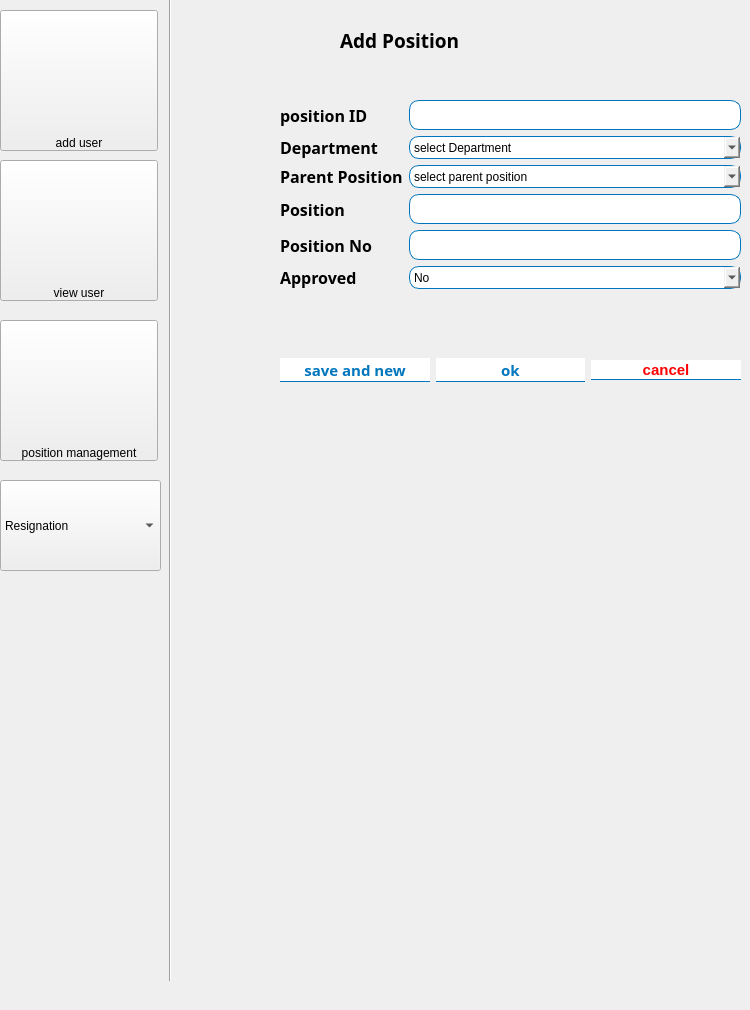
      <widget class="QWidget" name="Addposition">
       <widget class="QWidget" name="horizontalLayoutWidget">
        <property name="geometry">
         <rect>
          <x>280</x>
          <y>330</y>
          <width>461</width>
          <height>80</height>
         </rect>
        </property>
        <layout class="QHBoxLayout" name="horizontalLayout">
         <item>
          <widget class="QPushButton" name="saveandnwbtn">
           <property name="font">
            <font>
             <family>Yu Gothic UI Semibold</family>
             <pointsize>11</pointsize>
             <weight>75</weight>
             <bold>true</bold>
            </font>
           </property>
           <property name="styleSheet">
            <string notr="true">background-color:#fff;
color:#0076bd;
border-top:1px solid #fff;
border-bottom:1px solid #0076bd;
padding-bottom:0px</string>
           </property>
           <property name="text">
            <string>save and new</string>
           </property>
          </widget>
         </item>
         <item>
          <widget class="QPushButton" name="pos_okbtn">
           <property name="font">
            <font>
             <family>Yu Gothic UI Semibold</family>
             <pointsize>11</pointsize>
             <weight>75</weight>
             <bold>true</bold>
            </font>
           </property>
           <property name="styleSheet">
            <string notr="true">background-color:#fff;
color:#0076bd;
border-top:1px solid #fff;
border-bottom:1px solid #0076bd;
padding-bottom:0px</string>
           </property>
           <property name="text">
            <string>ok</string>
           </property>
          </widget>
         </item>
         <item>
          <widget class="QPushButton" name="cancel_posbtn">
           <property name="font">
            <font>
             <pointsize>11</pointsize>
             <weight>75</weight>
             <bold>true</bold>
            </font>
           </property>
           <property name="styleSheet">
            <string notr="true">background-color:#fff;
color:#ff0000;
border-top:1px solid #fff;
border-bottom:1px solid #0076bd;
padding-bottom:0px</string>
           </property>
           <property name="text">
            <string>cancel</string>
           </property>
          </widget>
         </item>
        </layout>
       </widget>
       <widget class="QLabel" name="label_30">
        <property name="geometry">
         <rect>
          <x>340</x>
          <y>30</y>
          <width>161</width>
          <height>20</height>
         </rect>
        </property>
        <property name="font">
         <font>
          <family>Yu Gothic UI Semibold</family>
          <pointsize>14</pointsize>
          <weight>75</weight>
          <bold>true</bold>
         </font>
        </property>
        <property name="text">
         <string>Add Position</string>
        </property>
       </widget>
       <widget class="QWidget" name="formLayoutWidget_14">
        <property name="geometry">
         <rect>
          <x>280</x>
          <y>100</y>
          <width>461</width>
          <height>221</height>
         </rect>
        </property>
        <layout class="QFormLayout" name="formLayout_14">
         <item row="0" column="0">
          <widget class="QLabel" name="label_46">
           <property name="font">
            <font>
             <family>Yu Gothic UI Semibold</family>
             <pointsize>12</pointsize>
             <weight>75</weight>
             <bold>true</bold>
            </font>
           </property>
           <property name="text">
            <string>position ID</string>
           </property>
          </widget>
         </item>
         <item row="0" column="1">
          <widget class="QLineEdit" name="lineEdit_50">
           <property name="minimumSize">
            <size>
             <width>0</width>
             <height>30</height>
            </size>
           </property>
           <property name="maximumSize">
            <size>
             <width>16777215</width>
             <height>30</height>
            </size>
           </property>
           <property name="styleSheet">
            <string notr="true">border :1px solid #0076bd;
border-radius:10px;</string>
           </property>
          </widget>
         </item>
         <item row="1" column="0">
          <widget class="QLabel" name="label_25">
           <property name="font">
            <font>
             <family>Yu Gothic UI Semibold</family>
             <pointsize>12</pointsize>
             <weight>75</weight>
             <bold>true</bold>
            </font>
           </property>
           <property name="text">
            <string>Department</string>
           </property>
          </widget>
         </item>
         <item row="2" column="0">
          <widget class="QLabel" name="label_26">
           <property name="font">
            <font>
             <family>Yu Gothic UI Semibold</family>
             <pointsize>12</pointsize>
             <weight>75</weight>
             <bold>true</bold>
            </font>
           </property>
           <property name="text">
            <string>Parent Position</string>
           </property>
          </widget>
         </item>
         <item row="3" column="0">
          <widget class="QLabel" name="label_27">
           <property name="font">
            <font>
             <family>Yu Gothic UI Semibold</family>
             <pointsize>12</pointsize>
             <weight>75</weight>
             <bold>true</bold>
            </font>
           </property>
           <property name="text">
            <string>Position</string>
           </property>
          </widget>
         </item>
         <item row="4" column="0">
          <widget class="QLabel" name="label_28">
           <property name="font">
            <font>
             <family>Yu Gothic UI Semibold</family>
             <pointsize>12</pointsize>
             <weight>75</weight>
             <bold>true</bold>
            </font>
           </property>
           <property name="text">
            <string>Position No</string>
           </property>
          </widget>
         </item>
         <item row="5" column="0">
          <widget class="QLabel" name="label_29">
           <property name="font">
            <font>
             <family>Yu Gothic UI Semibold</family>
             <pointsize>12</pointsize>
             <weight>75</weight>
             <bold>true</bold>
            </font>
           </property>
           <property name="text">
            <string>Approved</string>
           </property>
          </widget>
         </item>
         <item row="1" column="1">
          <widget class="QComboBox" name="selectDepbx">
           <property name="maximumSize">
            <size>
             <width>16777215</width>
             <height>30</height>
            </size>
           </property>
           <property name="styleSheet">
            <string notr="true">border :1px solid #0076bd;
border-radius:10px;</string>
           </property>
           <item>
            <property name="text">
             <string>select Department</string>
            </property>
           </item>
          </widget>
         </item>
         <item row="2" column="1">
          <widget class="QComboBox" name="selectposbx">
           <property name="maximumSize">
            <size>
             <width>16777215</width>
             <height>30</height>
            </size>
           </property>
           <property name="styleSheet">
            <string notr="true">border :1px solid #0076bd;
border-radius:10px;</string>
           </property>
           <item>
            <property name="text">
             <string>select parent position</string>
            </property>
           </item>
          </widget>
         </item>
         <item row="3" column="1">
          <widget class="QLineEdit" name="lineEdit_12">
           <property name="minimumSize">
            <size>
             <width>0</width>
             <height>30</height>
            </size>
           </property>
           <property name="maximumSize">
            <size>
             <width>16777215</width>
             <height>30</height>
            </size>
           </property>
           <property name="styleSheet">
            <string notr="true">border :1px solid #0076bd;
border-radius:10px;</string>
           </property>
          </widget>
         </item>
         <item row="4" column="1">
          <widget class="QLineEdit" name="lineEdit_26">
           <property name="minimumSize">
            <size>
             <width>0</width>
             <height>30</height>
            </size>
           </property>
           <property name="maximumSize">
            <size>
             <width>16777215</width>
             <height>30</height>
            </size>
           </property>
           <property name="styleSheet">
            <string notr="true">border :1px solid #0076bd;
border-radius:10px;</string>
           </property>
          </widget>
         </item>
         <item row="5" column="1">
          <widget class="QComboBox" name="aprrovedbx">
           <property name="maximumSize">
            <size>
             <width>16777215</width>
             <height>30</height>
            </size>
           </property>
           <property name="styleSheet">
            <string notr="true">border :1px solid #0076bd;
border-radius:10px;</string>
           </property>
           <item>
            <property name="text">
             <string>No</string>
            </property>
           </item>
           <item>
            <property name="text">
             <string>yes</string>
            </property>
           </item>
          </widget>
         </item>
        </layout>
       </widget>
       <widget class="QPushButton" name="pushButton_32">
        <property name="geometry">
         <rect>
          <x>0</x>
          <y>160</y>
          <width>158</width>
          <height>141</height>
         </rect>
        </property>
        <property name="styleSheet">
         <string notr="true">background-image: url(:/list/iconmonstr-list-lined-120.png);
background-repeat:no-repeat;
height:12px;
text-align:bottom;</string>
        </property>
        <property name="text">
         <string>view user</string>
        </property>
       </widget>
       <widget class="Line" name="line_9">
        <property name="geometry">
         <rect>
          <x>160</x>
          <y>-20</y>
          <width>21</width>
          <height>1001</height>
         </rect>
        </property>
        <property name="styleSheet">
         <string notr="true"/>
        </property>
        <property name="orientation">
         <enum>Qt::Vertical</enum>
        </property>
       </widget>
       <widget class="QPushButton" name="pushButton_33">
        <property name="geometry">
         <rect>
          <x>0</x>
          <y>10</y>
          <width>158</width>
          <height>141</height>
         </rect>
        </property>
        <property name="styleSheet">
         <string notr="true">background:url(:/adu/Assets/iconmonstr-user-8-120.png);
background-repeat:no-repeat;
height:12px;
text-align:bottom;</string>
        </property>
        <property name="text">
         <string>add user</string>
        </property>
       </widget>
       <widget class="QPushButton" name="pushButton_34">
        <property name="geometry">
         <rect>
          <x>0</x>
          <y>320</y>
          <width>158</width>
          <height>141</height>
         </rect>
        </property>
        <property name="styleSheet">
         <string notr="true">background:url(:/pos/iconmonstr-flag-3-120.png);
background-repeat:no-repeat;
height:12px;
text-align:bottom;</string>
        </property>
        <property name="text">
         <string>position management</string>
        </property>
       </widget>
       <widget class="QComboBox" name="comboBox_11">
        <property name="geometry">
         <rect>
          <x>0</x>
          <y>480</y>
          <width>161</width>
          <height>91</height>
         </rect>
        </property>
        <property name="styleSheet">
         <string notr="true"/>
        </property>
        <item>
         <property name="text">
          <string>Resignation</string>
         </property>
        </item>
        <item>
         <property name="text">
          <string>Add employee for resignation</string>
         </property>
        </item>
        <item>
         <property name="text">
          <string>Disabing attendance</string>
         </property>
        </item>
        <item>
         <property name="text">
          <string>Reinstating Employee</string>
         </property>
        </item>
       </widget>
      </widget>
